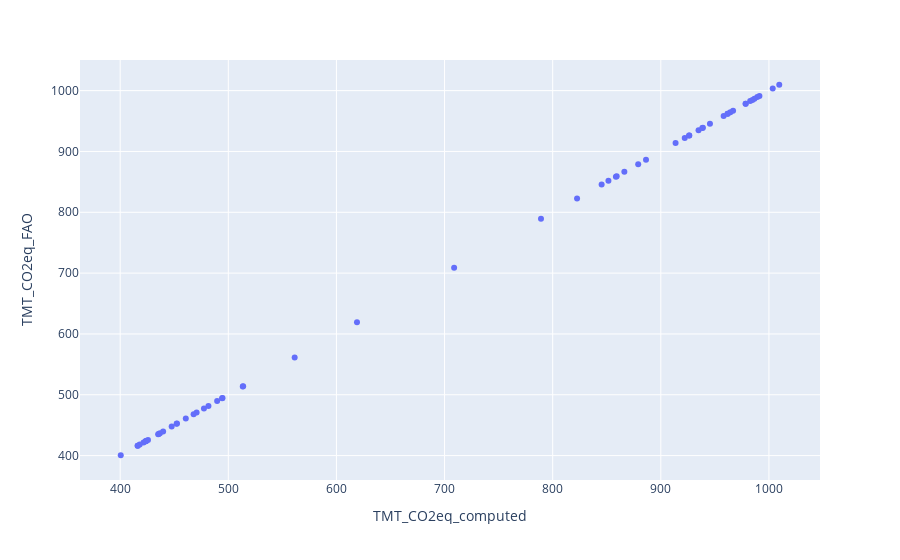

Notebook code cell kept with this figure:
### Code cell
plot_variable('TMT_CO2eq', 'Hungary')

### Figure 1 — Plotly figure (JSON) as saved in the notebook; plotly's stock layout.template omitted (floating-point values rounded to 4 significant figures)
{"data": [{"customdata": [["Hungary", 1961], ["Hungary", 1962], ["Hungary", 1963], ["Hungary", 1964], ["Hungary", 1965], ["Hungary", 1966], ["Hungary", 1967], ["Hungary", 1968], ["Hungary", 1969], ["Hungary", 1970], ["Hungary", 1971], ["Hungary", 1972], ["Hungary", 1973], ["Hungary", 1974], ["Hungary", 1975], ["Hungary", 1976], ["Hungary", 1977], ["Hungary", 1978], ["Hungary", 1979], ["Hungary", 1980], ["Hungary", 1981], ["Hungary", 1982], ["Hungary", 1983], ["Hungary", 1984], ["Hungary", 1985], ["Hungary", 1986], ["Hungary", 1987], ["Hungary", 1988], ["Hungary", 1989], ["Hungary", 1990], ["Hungary", 1991], ["Hungary", 1992], ["Hungary", 1993], ["Hungary", 1994], ["Hungary", 1995], ["Hungary", 1996], ["Hungary", 1997], ["Hungary", 1998], ["Hungary", 1999], ["Hungary", 2000], ["Hungary", 2001], ["Hungary", 2002], ["Hungary", 2003], ["Hungary", 2004], ["Hungary", 2005], ["Hungary", 2006], ["Hungary", 2007], ["Hungary", 2008], ["Hungary", 2009], ["Hungary", 2010], ["Hungary", 2011], ["Hungary", 2012], ["Hungary", 2013], ["Hungary", 2014], ["Hungary", 2015], ["Hungary", 2016], ["Hungary", 2017], ["Hungary", 2018], ["Hungary", 2030], ["Hungary", 2050]], "hovertemplate": "TMT_CO2eq_computed=%{x}<br>TMT_CO2eq_FAO=%{y}<br>Area=%{customdata[0]}<br>Year=%{customdata[1]}<extra></extra>", "legendgroup": "", "marker": {"color": "#636efa", "symbol": "circle"}, "mode": "markers", "name": "", "orientation": "v", "showlegend": false, "type": "scatter", "x": [845.3, 851.6, 866.3, 913.7, 938.9, 922.1, 966.8, 984.7, 926.4, 964.3, 978.4, 934.9, 926.1, 945.5, 961.7, 958.1, 982.7, 1010.0, 1004.0, 991.2, 989.2, 986.6, 978.5, 961.9, 938.4, 886.3, 879.1, 858.5, 859.2, 822.5, 789.2, 708.8, 619.0, 561.4, 513.7, 513.4, 494.3, 489.7, 494.6, 470.7, 460.7, 481.6, 477.5, 467.9, 452.5, 452.2, 436.7, 421.6, 424.1, 423.5, 416.1, 400.5, 416.2, 423.6, 425.7, 435.6, 435.1, 439.7, 447.6, 418.1], "xaxis": "x", "y": [845.5, 851.8, 866.5, 913.9, 939.1, 922.2, 966.9, 984.8, 926.4, 964.4, 978.5, 935.0, 926.2, 945.6, 961.8, 958.2, 982.8, 1010.0, 1004.0, 991.3, 989.3, 986.6, 978.6, 962.0, 938.4, 886.4, 879.2, 858.6, 859.2, 822.6, 789.2, 708.9, 619.1, 561.5, 513.9, 513.5, 494.4, 489.8, 494.8, 470.8, 460.8, 481.8, 477.6, 468.1, 452.6, 452.4, 436.9, 421.8, 424.2, 423.6, 416.3, 400.6, 416.3, 423.6, 425.7, 435.7, 435.1, 439.7, 447.8, 418.2], "yaxis": "y"}], "layout": {"legend": {"tracegroupgap": 0}, "margin": {"t": 60}, "xaxis": {"anchor": "y", "domain": [0, 1], "title": {"text": "TMT_CO2eq_computed"}}, "yaxis": {"anchor": "x", "domain": [0, 1], "title": {"text": "TMT_CO2eq_FAO"}}}}
